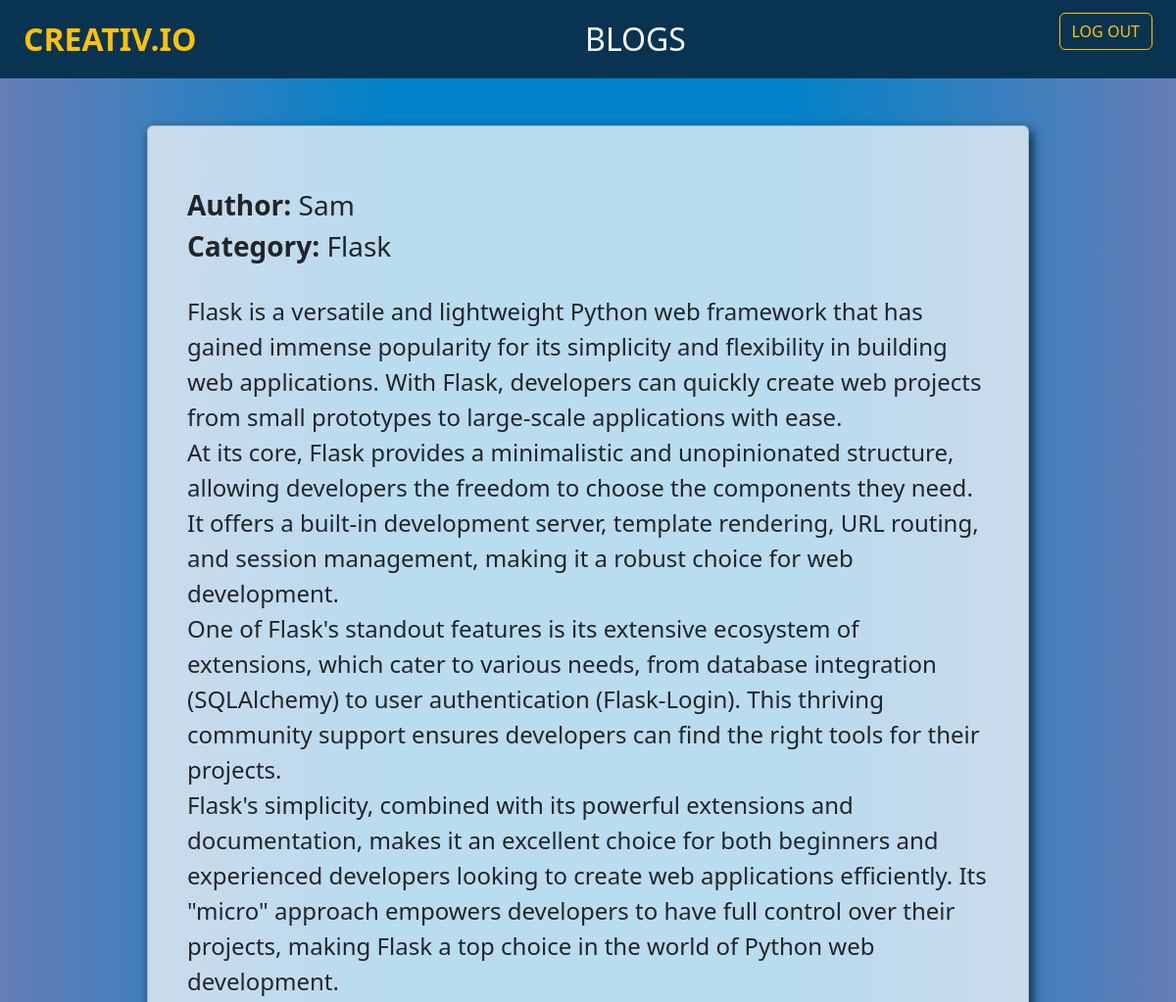
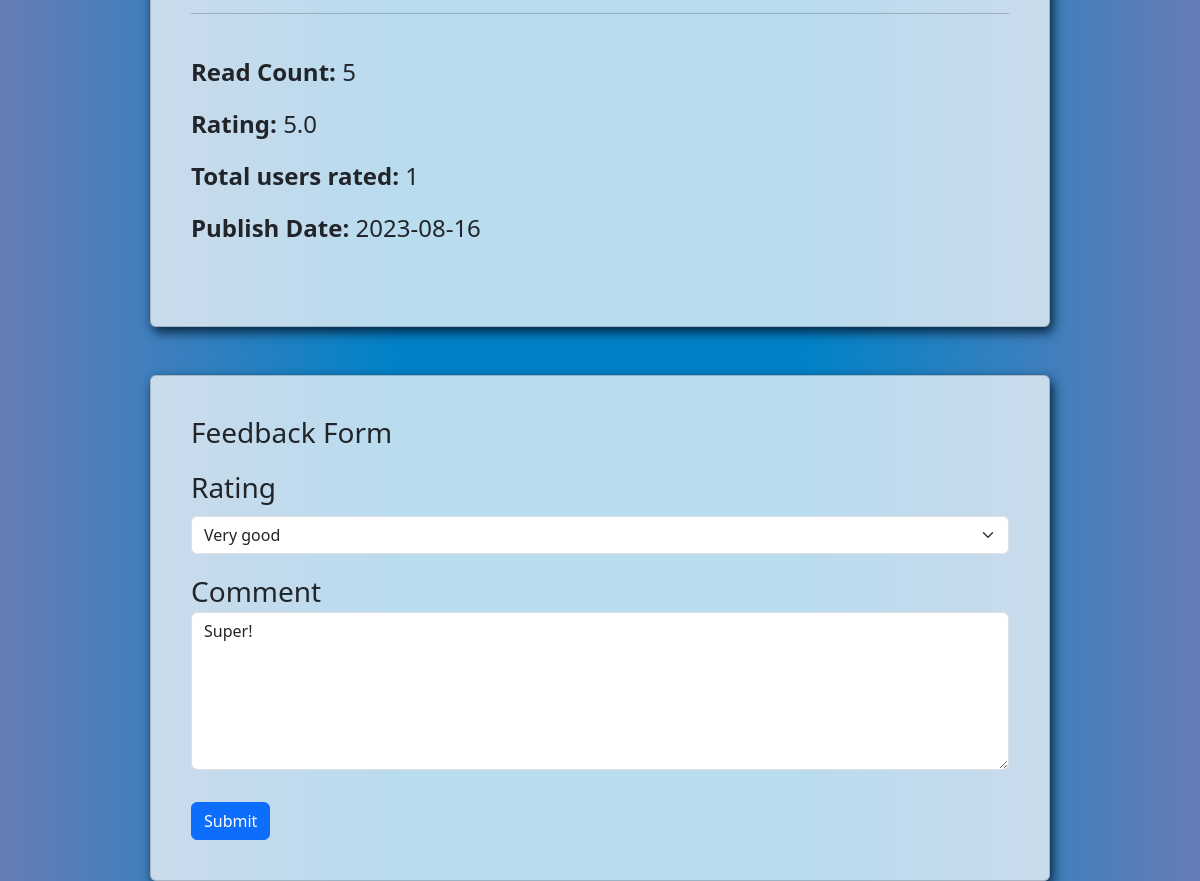
The page /blogDetail/3/Flask/Sam (signed in) on the database its author committed (2 pictures, top to bottom).
### models.py (models this page shows)
class Blog(db.Model):
    blog_id = db.Column(db.Integer, primary_key=True)
    auth_id = db.Column(db.Integer, db.ForeignKey(Users.id), nullable=False)
    cat_id = db.Column(db.Integer, db.ForeignKey(Category.cat_id))
    blog_date = db.Column(db.DateTime)
    blog_text = db.Column(db.Text, nullable=False)
    blog_rating = db.Column(db.Integer, default=0)
    blog_count = db.Column(db.Integer, default=0)

class Comments(db.Model):
    com_id = db.Column(db.Integer, primary_key=True)
    blog_id = db.Column(db.Integer, db.ForeignKey(Blog.blog_id))
    user_id = db.Column(db.Integer, db.ForeignKey(Users.id))
    comment = db.Column(db.Text)
    rating = db.Column(db.Integer)
    com_date = db.Column(db.DateTime)

### routes.py (the view, shortened to what this page needs)
@app.route('/blogDetail/<int:blog_id>/<string:cat_name>/<string:name>', methods=['POST', 'GET'])
@login_required
def blog_detail(blog_id, cat_name, name):
    blog = Blog.query.get(blog_id)
    record = Comments.query.filter_by(blog_id=blog.blog_id).filter_by(user_id=current_user.id).first()
    if request.method == 'GET':
        if current_user.id != blog.auth_id:
            blog.blog_count = blog.blog_count + 1
            db.session.commit()
        rating = db.session.query(func.avg(Comments.rating)).filter_by(blog_id=int(blog_id)).first()[0]
        if rating:
            rating=round(rating,2)
        blogdate=blog.blog_date
        blogdate=blogdate.date()
        if record is not None:
            return render_template('blog_detail.html', blog=blog, rating=rating, name=name, cat_name=cat_name,
                                   comment_text=record.comment, prev_rating=record.rating,blog_date=blogdate)
        else:
            return render_template('blog_detail.html', blog=blog, rating=rating, name=name, cat_name=cat_name,
                                   comment_text="", prev_rating="",blog_date=blogdate)

### models.py (called while the page is built)
@login.user_loader
def load_user(id):
    return Users.query.get(int(id))

### templates/blog_detail.html (shortened to what this page needs)
{% extends 'base.html' %}
{% block content %}
  <div class="card mx-auto  p-4 w-75 ">
    <div class="card-body my-4">
      <h2 class="fs-3"><b>Author:</b> {{ name }}</h2>
      <h2 class="fs-3"><b>Category:</b> {{ cat_name }}</h2>
      <br>
      <p class="fs-4">
      {{blog.blog_text|safe}}
      </p>
      <hr>
      <br>
      <p class="fs-4"><b>Read Count:</b> {{blog.blog_count}}</p>
      <p class="fs-4"><b>Rating:</b> {{rating}}</p>
      <p class="fs-4"><b>Total users rated:</b> {{blog.blog_rating}}</p>
      <p class="fs-4"><b>Publish Date:</b> {{blog_date}}</p>
    </div>
  </div>
{%if current_user.username!=name%}
  <div class="card mx-auto mt-5 p-4 w-75 fs-3">
    <div class="card-body">
      <h3>Feedback Form</h3>
      <form action="/blogDetail/{{blog.blog_id}}/{{cat_name}}/{{name}}" method="post" class="form">
        <div class="mt-3">
          <label for="" class="form-label">Rating</label>
          <br>
          <select name="rating" class="form-select">
            <option value="5"  {% if prev_rating == 5 %} selected {% endif %}>Very good</option>
          </select>
        </div>
        <div class="my-3">
          <label for="" class="align-middle d-block">Comment</label>
          <textarea name="comment" class="form-control" cols="30" rows="6">{{comment_text}}</textarea>
        </div>
        <button type="submit" class="btn btn-primary mt-3">Submit</button>
      </form>
    </div>
  </div>
{%endif%}
{% endblock %}

### static/css/style.css (style rules this page uses)
* { box-sizing: border-box !important; transition: ease all 0.5s; }
html { scroll-behavior: smooth; }
*, *::after, *::before { -webkit-box-sizing: border-box; -moz-box-sizing: border-box; box-sizing: border-box; }
body { color:white; background: #667db6; background: -webkit-linear-gradient(to right, #667db6, #0082c8, #0082c8, #667db6); background: linear-gradient(to right, #667db6, #0082c8, #0082c8, #667db6); }
.card { background-color:rgba(253, 253, 253, 0.735); box-shadow: 3px 5px 12px rgb(4, 34, 59); }

### rows shown on the page
Blog: blog_text "Flask is a versatile and lightweight Python web framework that has gained immense popularity for its simplicity and flexibility in building web applications. With Flask, developers can quickly create web projects from small prototypes to large-scale applications with ease. At its core, Flask provides a minimalistic and unopinionated structure, allowing developers the freedom to choose the components they need. It offers a built-in development server, template rendering, URL routing, and session management, making it a robust choice for web development. One of Flask's standout features is its extensive ecosystem of extensions, which cater to various needs, from database integration…", blog_count "5", blog_rating "1"
Comments: comment "Super!"

### other values the page prints
{{ name }} "Sam"
{{ cat_name }} "Flask"
{{ rating }} "5.0"
{{ blog_date }} "2023-08-16"
